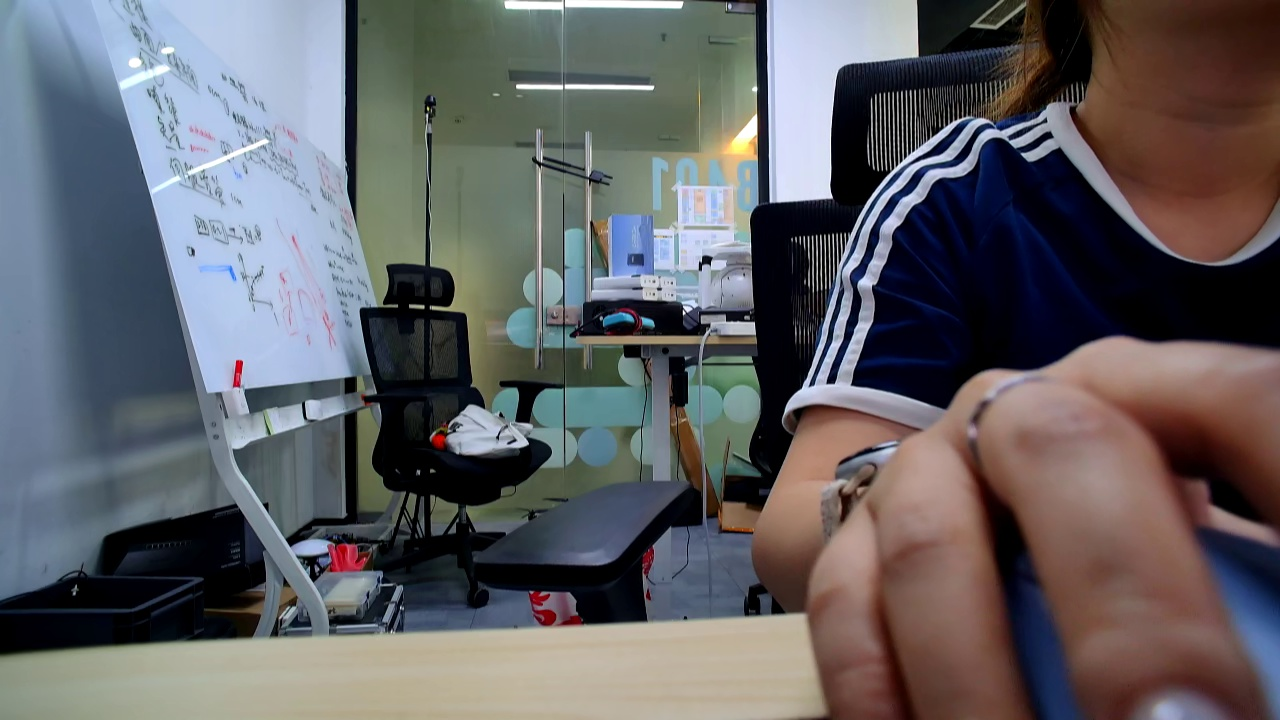
#> input picture captures/zoom_1x.jpg, 1280 x 720 px; its folder holds only this picture in this run
$ python annotate.py
#> lines starting #> are read from the running program, lines starting #| are printed output that depends on the picture; after the words box and inside, x2 and y2 are one past the last pixel; in counts of white or black regions, pixels touching at a corner belong together
"""
目标标注工具
- 加载 captures/ 中的照片
- 鼠标拖框选中目标
- 按 s 保存，按 n/p 切换，按 q 退出
- 裁剪保存到 targets/，生成 target_info.json
"""

import cv2
import os
import json
import glob

CAPTURES_DIR = "captures"
TARGETS_DIR = "targets"
os.makedirs(TARGETS_DIR, exist_ok=True)

images = sorted(glob.glob(os.path.join(CAPTURES_DIR, "*.jpg")))
if not images:
    print("captures/ 中没有图片")
    exit(1)

print(f"找到 {len(images)} 张图片")
print("操作: 鼠标拖框 → s=保存 → n=下一张 → p=上一张 → q=退出")

drawing = False
ix, iy = 0, 0
rect = None
current_frame = None


def mouse_cb(event, x, y, flags, param):
    global drawing, ix, iy, rect, current_frame
    if event == cv2.EVENT_LBUTTONDOWN:
        drawing = True
        ix, iy = x, y
        rect = None
    elif event == cv2.EVENT_MOUSEMOVE and drawing:
        disp = current_frame.copy()
        cv2.rectangle(disp, (ix, iy), (x, y), (0, 255, 0), 2)
        cv2.imshow("Annotate", disp)
    elif event == cv2.EVENT_LBUTTONUP:
        drawing = False
        x1, y1 = min(ix, x), min(iy, y)
        x2, y2 = max(ix, x), max(iy, y)
        if x2 - x1 > 10 and y2 - y1 > 10:
            rect = (x1, y1, x2, y2)
            disp = current_frame.copy()
            cv2.rectangle(disp, (x1, y1), (x2, y2), (0, 255, 0), 2)
            cv2.putText(disp, "Press 's' to save", (x1, y1 - 10),
                        cv2.FONT_HERSHEY_SIMPLEX, 0.7, (0, 255, 0), 2)
            cv2.imshow("Annotate", disp)


cv2.namedWindow("Annotate")
cv2.setMouseCallback("Annotate", mouse_cb)

idx = 0
annotations = []

while True:
    current_frame = cv2.imread(images[idx])
#> current_frame is the input picture: shape (720, 1280, 3); mean B, G, R 100.7, 97.4, 98.4
    h, w = current_frame.shape[:2]
#> h = 720; w = 1280
    rect = None
    disp = current_frame.copy()
    cv2.putText(disp, f"[{idx+1}/{len(images)}] {os.path.basename(images[idx])}",
                (10, 30), cv2.FONT_HERSHEY_SIMPLEX, 0.8, (0, 255, 0), 2)
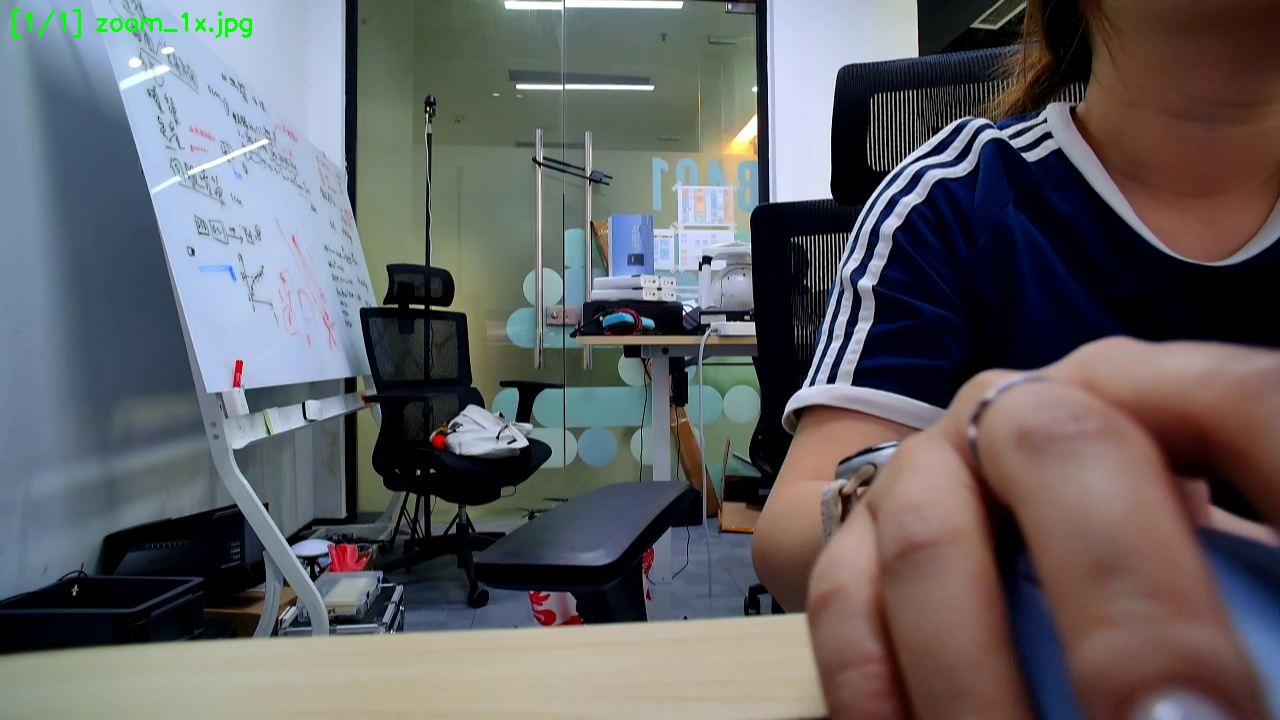
#> disp: shape (720, 1280, 3); 0.16% of pixels changed, all inside (x1, y1, x2, y2) = (12, 9, 252, 38)
    cv2.imshow("Annotate", disp)

    key = cv2.waitKey(0) & 0xFF
#> (key q is pressed here)
    if key == ord('s') and rect is not None:
        x1, y1, x2, y2 = rect
        crop = current_frame[y1:y2, x1:x2]
        crop_name = f"target_{len(annotations):03d}.jpg"
        crop_path = os.path.join(TARGETS_DIR, crop_name)
        cv2.imwrite(crop_path, crop)
        annotations.append({
            "source": os.path.basename(images[idx]),
            "crop": crop_name,
            "bbox": [x1, y1, x2, y2],
            "image_size": [w, h]
        })
        print(f"已保存: {crop_path} ({x2-x1}x{y2-y1})")
        idx = min(idx + 1, len(images) - 1)
    elif key == ord('n'):
        idx = min(idx + 1, len(images) - 1)
    elif key == ord('p'):
        idx = max(idx - 1, 0)
    elif key == ord('q'):
        break

cv2.destroyAllWindows()

if annotations:
    info_path = os.path.join(TARGETS_DIR, "target_info.json")
    with open(info_path, "w", encoding="utf-8") as f:
        json.dump(annotations, f, indent=2, ensure_ascii=False)
    print(f"\n标注完成! 共 {len(annotations)} 个, 保存到 {TARGETS_DIR}/")
else:
    print("\n未保存任何标注")

$ run again, on captures/zoom_2x.jpg
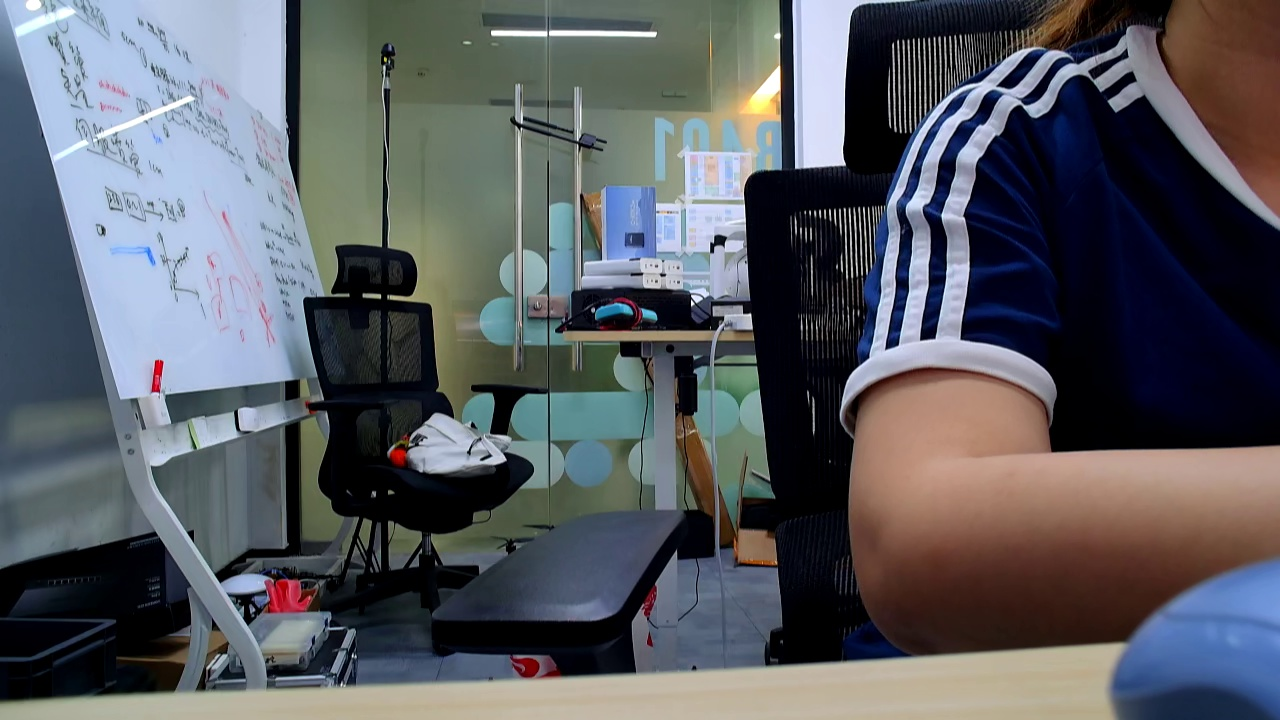
#> input picture captures/zoom_2x.jpg, 1280 x 720 px
#> current_frame is the input picture: shape (720, 1280, 3); mean B, G, R 97.6, 92.1, 89.3
#> `cv2.putText(disp, f"[{idx+1}/{len(images)}] {os.path.basename(images[i..`:
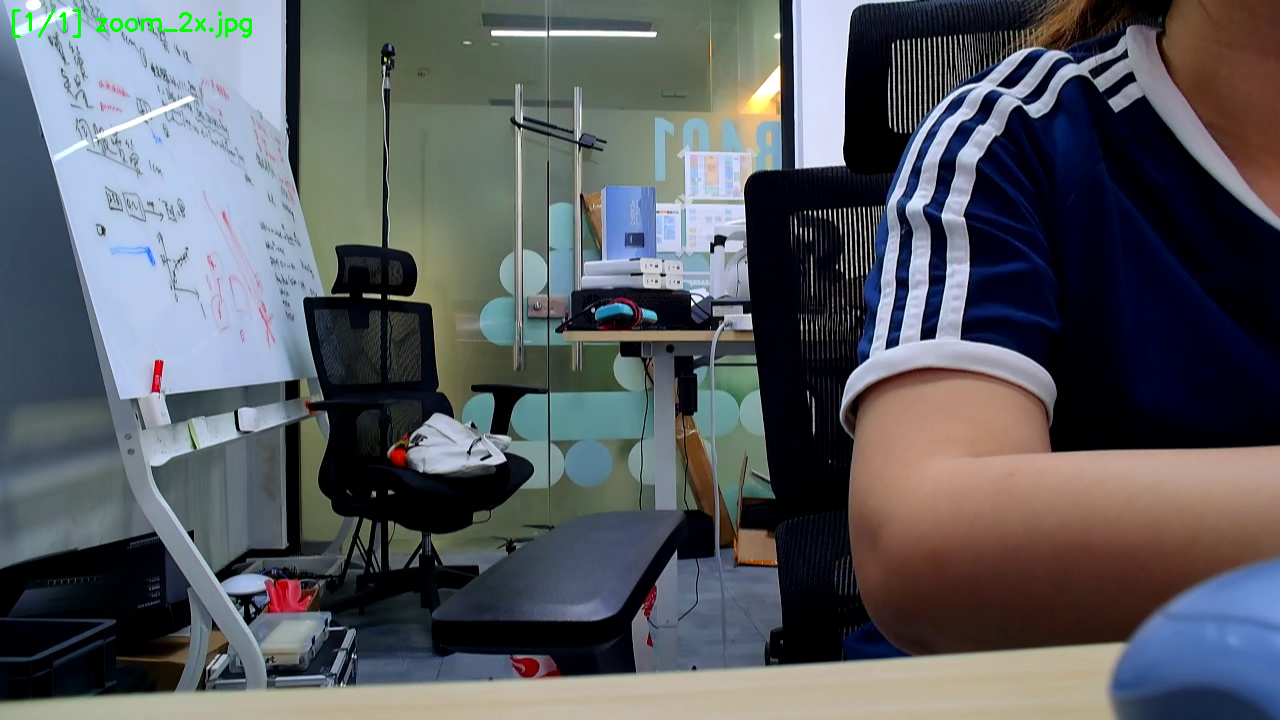
#> disp: shape (720, 1280, 3); 0.17% of pixels changed, all inside (x1, y1, x2, y2) = (12, 9, 252, 38)

$ run again, on captures/zoom_3x.jpg
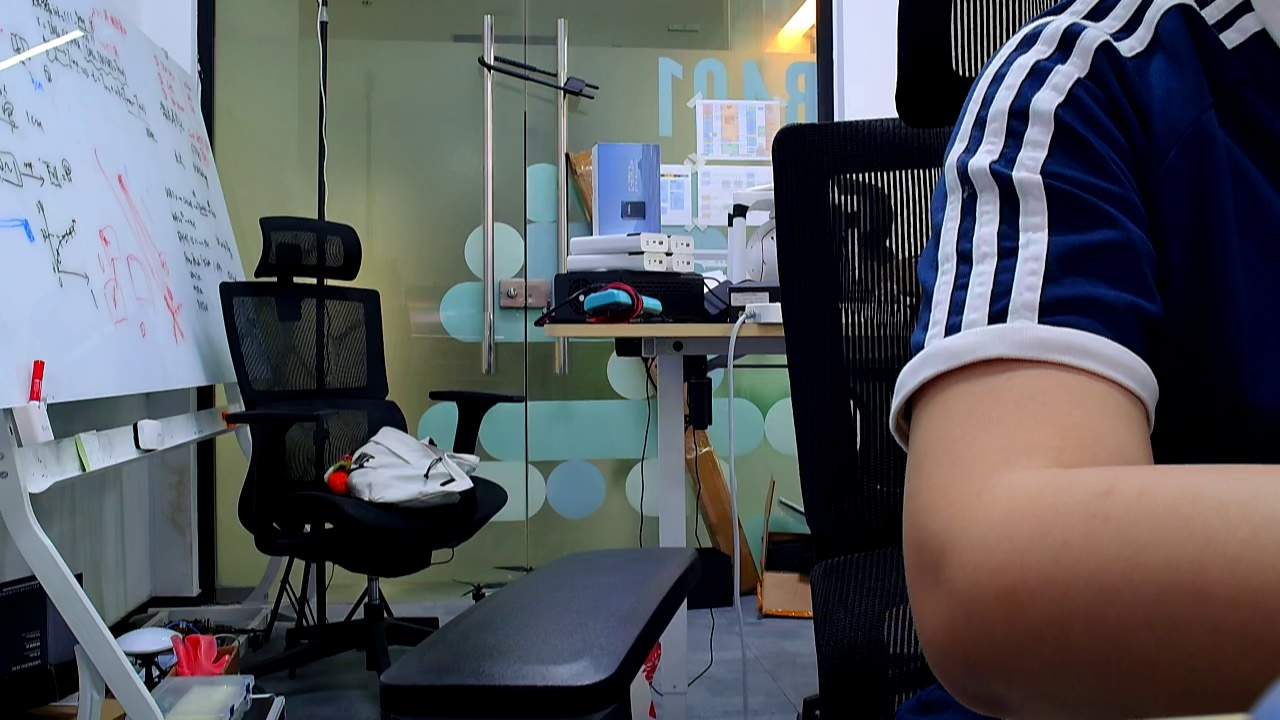
#> input picture captures/zoom_3x.jpg, 1280 x 720 px
#> current_frame is the input picture: shape (720, 1280, 3); mean B, G, R 93.4, 88.4, 85.6
#> `cv2.putText(disp, f"[{idx+1}/{len(images)}] {os.path.basename(images[i..`:
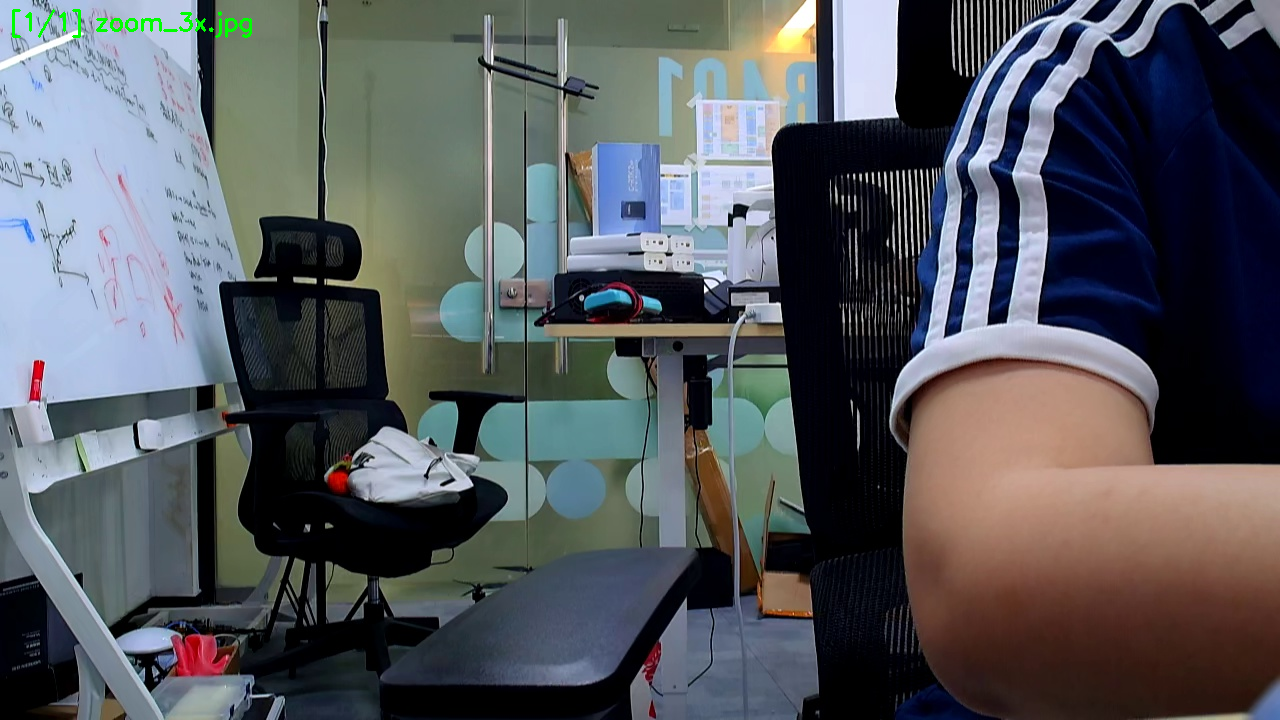
#> disp: shape (720, 1280, 3); 0.17% of pixels changed, all inside (x1, y1, x2, y2) = (12, 9, 252, 38)

$ run again, on captures/zoom_4x.jpg
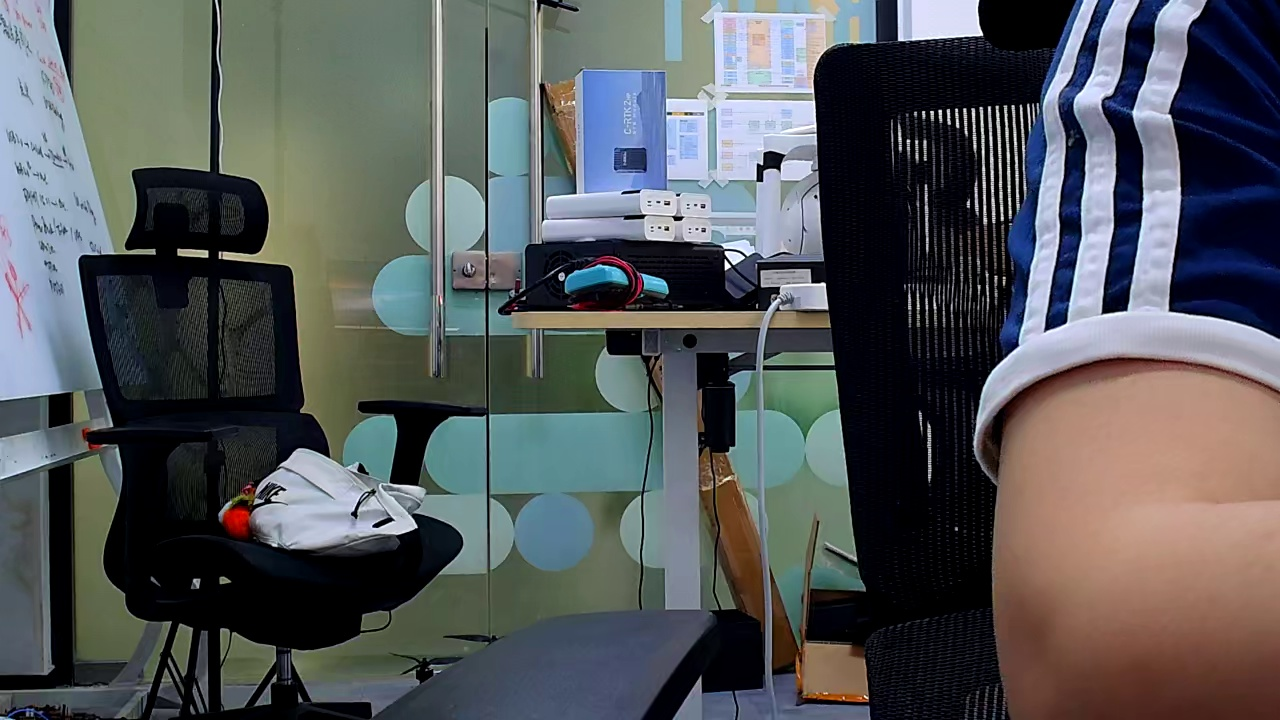
#> input picture captures/zoom_4x.jpg, 1280 x 720 px
#> current_frame is the input picture: shape (720, 1280, 3); mean B, G, R 89.8, 87.8, 84.5
#> `cv2.putText(disp, f"[{idx+1}/{len(images)}] {os.path.basename(images[i..`:
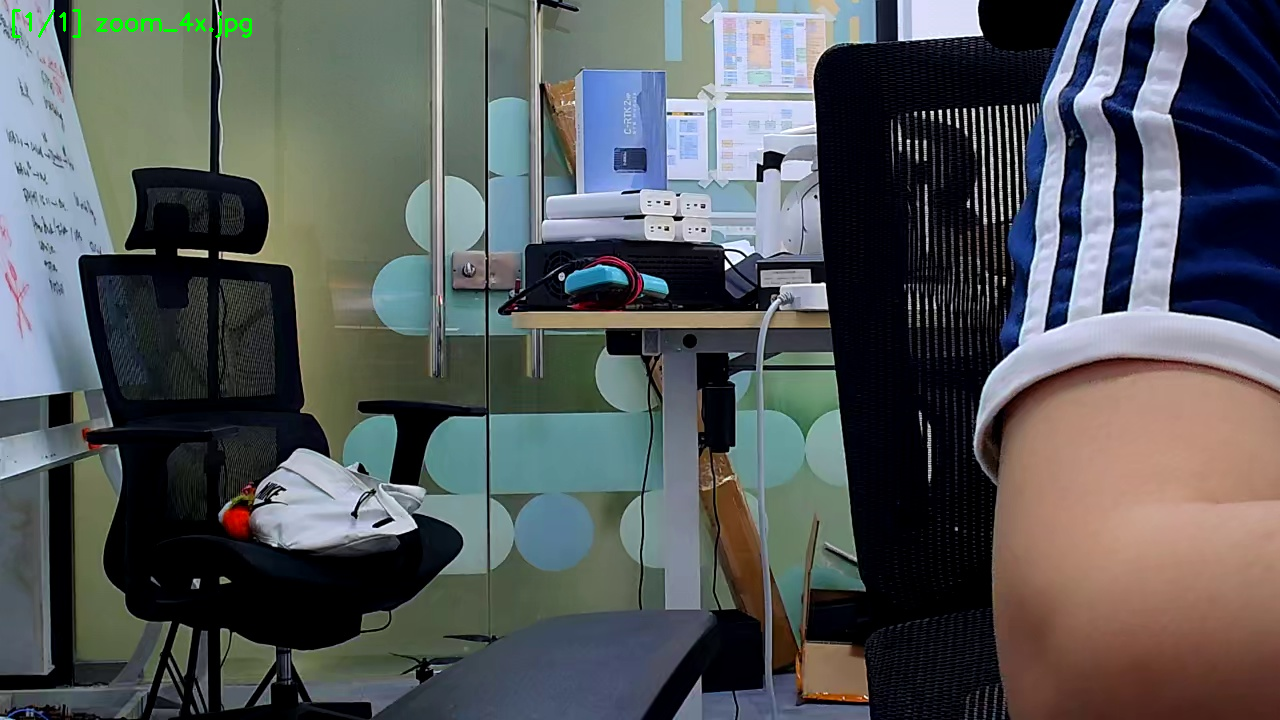
#> disp: shape (720, 1280, 3); 0.16% of pixels changed, all inside (x1, y1, x2, y2) = (12, 9, 252, 38)
